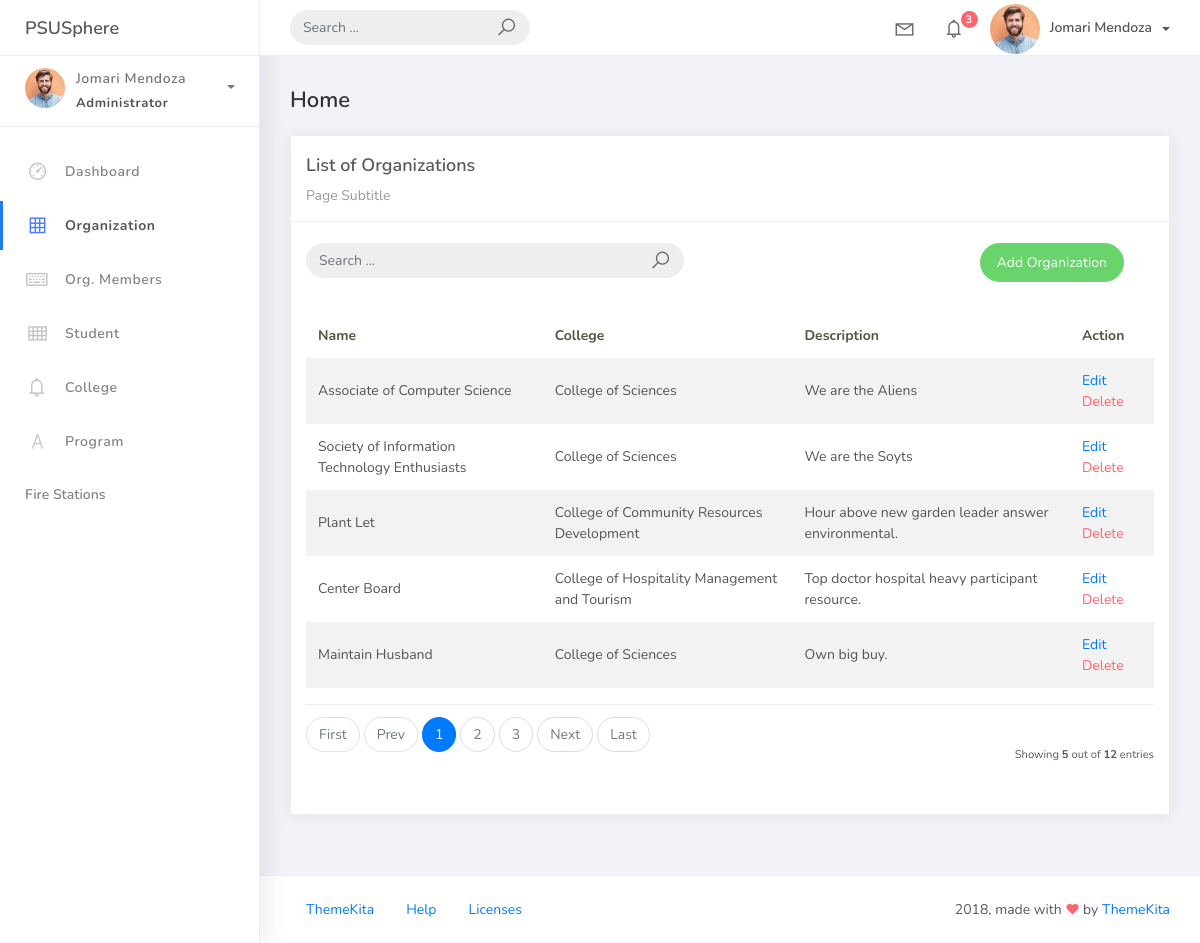
The app's page /organization_list, older data.
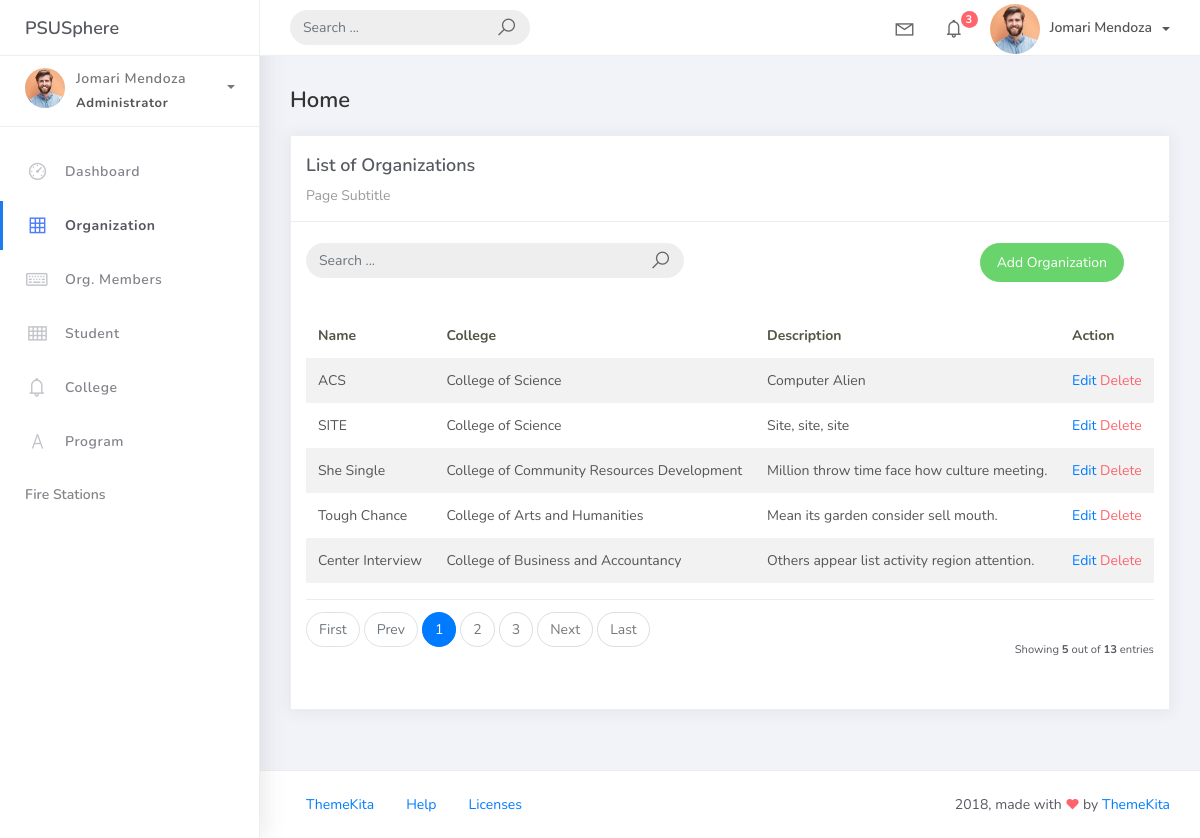
The same page, newer data.
### studentorg/models.py (models this page shows, shortened)
class BaseModel(models.Model):
    created_at = models.DateTimeField(auto_now_add=True, db_index=True)
    updated_at = models.DateTimeField(auto_now=True)
    class Meta:
        abstract = True

class Organization(BaseModel):
    name = models.CharField(max_length=150)
    college = models.ForeignKey(College, on_delete=models.CASCADE)
    description = models.CharField(max_length=500)

class College(BaseModel):
    college_name = models.CharField(max_length=150)
    def __str__(self):
        return self.college_name

### studentorg/views.py (the view)
# urls.py: path("organization_list", OrganizationList.as_view(), name="organization-list"),
class OrganizationList(ListView):
    model = Organization
    context_object_name = "organization"
    template_name = "org_list.html"
    paginate_by = 5
    def get_queryset(self, *args, **kwargs):
        qs = super(OrganizationList, self).get_queryset(*args, **kwargs)
        if self.request.GET.get("q") != None:
            query = self.request.GET.get("q")
            qs = qs.filter(Q(name__icontains=query) | Q(description__icontains=query))
        return qs

### templates/org_list.html
{% extends 'base.html' %}
{% load static %}
{% block content %}
  <div class="content">
    <div class="container-fluid">
      <h4 class="page-title">Home</h4>
      <div class="row">
        <div class="col-md-12">
          <div class="card">
            <div class="card-header">
              <div class="card-title">List of Organizations</div>
              <div class="card-category">Page Subtitle</div>
            </div>
            <br />
            <div class="col-md-12 row">
              <div class="col-md-6">
                <form class="navbar-left navbar-form nav-search mr-md-3" action="{% url 'organization-list' %}">
                  <div class="input-group">
                    <input type="text" placeholder="Search ..." class="form-control" name="q" />
                    <div class="input-group-append">
                      <span class="input-group-text"><i class="la la-search search-icon"></i></span>
                    </div>
                  </div>
                </form>
              </div>
              <div class="col-md-6">
                <div class="pull-right">
                  <a href="{% url 'organization-add' %}" class="btn btn-success btn-rounded">Add Organization</a>
                </div>
              </div>
            </div>
            <div class="card-body">
              <table class="table table-striped mt-3">
                <thead>
                  <tr>
                    <th scope="col">Name</th>
                    <th scope="col">College</th>
                    <th scope="col">Description</th>
                    <th scope="col">Action</th>
                  </tr>
                </thead>
                <tbody>
                  {% for object in object_list %}
                    <tr>
                      <td>{{ object.name }}</td>
                      <td>{{ object.college }}</td>
                      <td>{{ object.description }}</td>
                      <td>
                        <a href="organization_list/{{ object.id }}">Edit</a>
                        <a href="organization_list/{{ object.id }}/delete" class="text-danger">Delete</a>
                      </td>
                    </tr>
                    {% empty %}
                    <tr>
                      <td colspan="4" style="text-align: center">
                        <p class="text-sm font-weight-bold mb-0">No Records Found</p>
                      </td>
                    </tr>
                  {% endfor %}
                </tbody>
              </table>
              {% include 'includes/pagination.html' %}
            </div>
          </div>
        </div>
      </div>
    </div>
  </div>
{% endblock %}

### templates/base.html (shortened to what this page needs)
{% load static %}
<!DOCTYPE html>
<html>
  <head>
    <link rel="stylesheet" href="{% static 'css/bootstrap.min.css' %}" />
    <link rel="stylesheet" href="{% static 'css/ready.css' %}" />
    <link rel="stylesheet" href="{% static 'css/demo.css' %}" />
  </head>
  <body>
    <div class="wrapper">
      <div class="main-header">
        <div class="logo-header">
          <a href="/" class="logo">PSUSphere</a>
        </div>
        <nav class="navbar navbar-header navbar-expand-lg">
          <div class="container-fluid">
            <form class="navbar-left navbar-form nav-search mr-md-3" action="">
              <div class="input-group">
                <input type="text" placeholder="Search ..." class="form-control" />
                <div class="input-group-append">
                  <span class="input-group-text"><i class="la la-search search-icon"></i></span>
                </div>
              </div>
            </form>
            <ul class="navbar-nav topbar-nav ml-md-auto align-items-center">
              <li class="nav-item dropdown hidden-caret">
                <a class="nav-link dropdown-toggle" href="#" id="navbarDropdown" role="button" data-toggle="dropdown" aria-haspopup="true" aria-expanded="false"><i class="la la-envelope"></i></a>
              </li>
              <li class="nav-item dropdown hidden-caret">
                <a class="nav-link dropdown-toggle" href="#" id="navbarDropdown" role="button" data-toggle="dropdown" aria-haspopup="true" aria-expanded="false">
                  <i class="la la-bell"></i>
                  <span class="notification">3</span>
                </a>
              </li>
              <li class="nav-item dropdown">
                <a class="dropdown-toggle profile-pic" data-toggle="dropdown" href="#" aria-expanded="false"><img src="{% static 'img/profile2.jpg' %}" alt="user-img" width="50" class="img-circle" /><span>Jomari Mendoza</span></a>
              </li>
            </ul>
          </div>
        </nav>
      </div>
      <div class="sidebar">
        <div class="scrollbar-inner sidebar-wrapper">
          <div class="user">
            <div class="photo">
              <img src="{% static 'img/profile2.jpg' %}" />
            </div>
            <div class="info">
              <a class="" data-toggle="collapse" href="#collapseExample" aria-expanded="true">
                <span>
                  Jomari Mendoza
                  <span class="user-level">Administrator</span>
                  <span class="caret"></span>
                </span>
              </a>
            </div>
          </div>
          <ul class="nav">
            <li class="nav-item">
              <a href="/">
                <i class="la la-dashboard"></i>
                <p>Dashboard</p>
              </a>
            </li>
            <li class="nav-item">
              <a href="{% url 'organization-list' %}">
                <i class="la la-table"></i>
                <p>Organization</p>
              </a>
            </li>
            <li class="nav-item">
              <a href="{% url 'orgmember-list' %}">
                <i class="la la-keyboard-o"></i>
                <p>Org. Members</p>
              </a>
            </li>
            <li class="nav-item">
              <a href="{% url 'student-list' %}">
                <i class="la la-th"></i>
                <p>Student</p>
              </a>
            </li>
            <li class="nav-item">
              <a href="{% url 'college-list' %}">
                <i class="la la-bell"></i>
                <p>College</p>
              </a>
            </li>
            <li class="nav-item">
              <a href="{% url 'program-list' %}">
                <i class="la la-font"></i>
                <p>Program</p>
              </a>
            </li>
            <li class="nav-item">
              <a href="{% url 'map-station' %}"><span class="sub-item">Fire Stations</span></a>
            </li>
          </ul>
        </div>
      </div>
      <div class="main-panel">
        {% block content %}
        {% endblock %}
        <footer class="footer">
          <div class="container-fluid">
            <nav class="pull-left">
              <ul class="nav">
                <li class="nav-item">
                  <a class="nav-link" href="http://www.themekita.com">ThemeKita</a>
                </li>
                <li class="nav-item">
                  <a class="nav-link" href="#">Help</a>
                </li>
                <li class="nav-item">
                  <a class="nav-link" href="https://themewagon.com/license/#free-item">Licenses</a>
                </li>
              </ul>
            </nav>
            <div class="copyright ml-auto">
              2018, made with <i class="la la-heart heart text-danger"></i> by <a href="http://www.themekita.com">ThemeKita</a>
            </div>
          </div>
        </footer>
      </div>
    </div>
  </body>
</html>

### templates/includes/pagination.html (shortened to what this page needs)
{% if is_paginated %}
<div class="card-footer px-0 border-0 d-flex flex-column flex-lg-row align-items-center justify-content-between mt-3">
 <nav aria-label="Topics pagination" class="mb-4">
   <ul class="pagination">
     {% if page_obj.number > 1 %}
     <li class="page-item">
       <a class="page-link" href="?page=1">First</a>
     </li>
     {% else %}
     <li class="page-item disabled">
       <span class="page-link">First</span>
     </li>
     {% endif %} {% if page_obj.has_previous %}
    <li class="page-item">
        <a class="page-link" href="?page={{ page_obj.previous_page_number }}">Prev</a>
    </li>
    {% else %}
    <li class="page-item disabled">
        <span class="page-link">Prev</span>
    </li>
    {% endif %} {% for page_num in paginator.page_range %} {% if page_obj.number == page_num %}
    <li class="page-item active">
        <span class="page-link">
            {{ page_num }}
  </span>
</li>
{% elif page_num > page_obj.number|add:'-3' and page_num < page_obj.number|add:'3' %}
<li class="page-item">
  <a class="page-link" href="?page={{ page_num }}">{{ page_num }}</a>
</li>
{% endif %} {% endfor %} {% if page_obj.has_next %}
<li class="page-item">
    <a class="page-link" href="?page={{ page_obj.next_page_number }}">Next</a>
</li>
{% else %}
<li class="page-item disabled">
    <span class="page-link">Next</span>
</li>
{% endif %} {% if page_obj.number != paginator.num_pages %}
<li class="page-item">
    <a class="page-link" href="?page={{ paginator.num_pages }}">Last</a>
</li>
{% else %}
<li class="page-item disabled">
    <span class="page-link">Last</span>
</li>
    {% endif %}
    </ul>
</nav>
<div class="fw-normal small mt-4 mt-lg-0">Showing <b>{{ object_list.count }}</b> out of
<b>{{ paginator.count }}</b> entries</div>
</div>
{% endif %}

Row changes from the older to the newer data that the page shows:
removed Organization: name "Associate of Computer Science", college "College of Sciences", description "We are the Aliens"
removed Organization: name "Society of Information Technology Enthusiasts", college "College of Sciences", description "We are the Soyts"
removed Organization: name "Plant Let", college "College of Community Resources Development", description "Hour above new garden leader answer environmental."
removed Organization: name "Center Board", college "College of Hospitality Management and Tourism", description "Top doctor hospital heavy participant resource."
removed Organization: name "Maintain Husband", college "College of Sciences", description "Own big buy."
added Organization: name "ACS", college "College of Science", description "Computer Alien"
added Organization: name "SITE", college "College of Science", description "Site, site, site"
added Organization: name "She Single", college "College of Community Resources Development", description "Million throw time face how culture meeting."
added Organization: name "Tough Chance", college "College of Arts and Humanities", description "Mean its garden consider sell mouth."
added Organization: name "Center Interview", college "College of Business and Accountancy", description "Others appear list activity region attention."
Text that changed along with them:
{{ paginator.count }}: "12" → "13"
